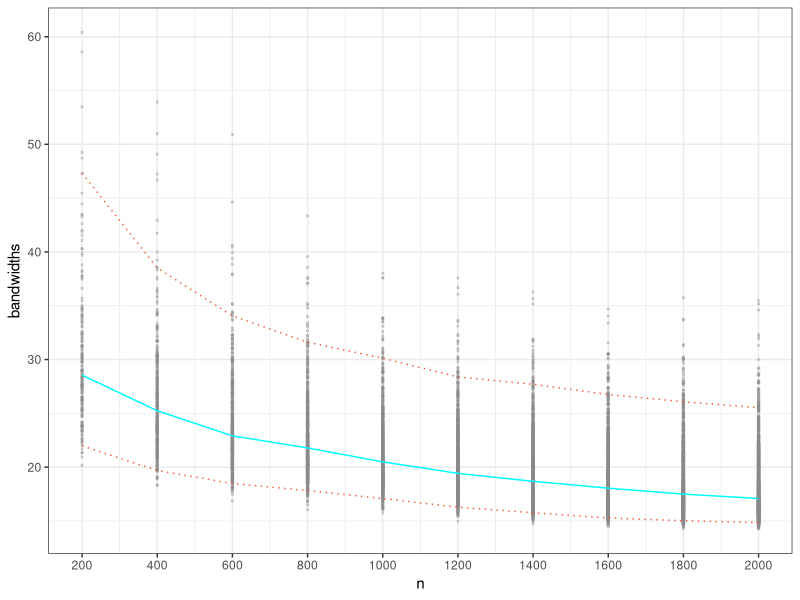

Recreate this plot in R.
## ---- chunk 1
knitr::opts_chunk$set(tidy.opts = list(width.cutoff = 65), tidy = TRUE)
## ---- chunk 2
# takes a n x 1 vector of data
# calculates silverman's rule of thumb for sigma
# https://github.com/statsmodels/statsmodels/blob/main/statsmodels/nonparametric/bandwidths.py
silverman <- function(x){

  # apply and return silverman's rule of thumb
  sigma <- (0.9 * min(sd(x), IQR(x) / 1.35) * length(x)^(-0.2))
  return(sigma)
}

# takes a point z, a vector of n means, and scalar sigma
# returns the density of z under the density of a mixture of Gaussians, each
# centered at mu with standard deviation sigma
phi0_k.z <- function(z, mu, sigma){

  # calculate and return the density of z
  return((1 / length(mu)) * sum(dnorm(z, mu, sigma)))
}

# vectorized version of phi0_k - takes a vector Z of length N, vector of n means
# and a scalar sigma
# Returns a vector of N densities
phi0_k <- function(Z, mu, sigma){
  return(sapply(Z, phi0_k.z, mu = mu, sigma = sigma))
}

# function that takes a data matrix X and returns a bandwidth for each of the 
# subjects (vector of length n)
get_bandwidths <- function(X){
  
  # get dimensions of X
  n <- nrow(X)
  p <- ncol(X)

  # find the component-wise density for each of the individuals 
  # also find silverman's rule of thumb for each of the columns of X 
  densities <- matrix(NA, n, p)
  sigma <- rep(NA, p)
  for (j in 1:p){
    
    # find the value of sigma corresponding to the j-th predictor
    sigma[j] <- silverman(X[ , j])
    
    # calculate the resulting densities
    densities[ , j] <- phi0_k(X[ , j], X[ , j], sigma[j])
  }
  
  # calculate the harmonic mean for the sigma^2
  H <- 1 / mean(1 / sigma)
  
  # calculate the square root of the row-wise product of the densities
  rowProds_sqrt <- rep(NA, n)
  for (l in 1:n){
    rowProds_sqrt[l] <- prod(sqrt(densities[l, ]))  
  }
  
  # return the final bandwidths
  return(H / rowProds_sqrt)
}

## ---- chunk 3
# generate some data and try it out
set.seed(1)
n <- 2000
p <- 5
limits <- matrix(1:p, p, 2) * matrix(c(-1, 1), p, 2, T)
X <- matrix(runif(n * p, limits[ , 1], limits[ , 2]), n , p, T)
summary(X)

# demo the functions:
library(ggplot2) 

# silverman rule of thumb for each column of X:
apply(X, 2, silverman)

# different n to try
(n_j <- seq(200, n, 200))

# matrices for storing quantiles and bandwidths
bandwidth.dist <- matrix(NA, 3, length(n_j))
colnames(bandwidth.dist) <- paste("n =", n_j)
rownames(bandwidth.dist) <- c("0.025", "0.5", "0.975")
bandwidths <- vector("list", length(n_j))

# plot the distribution of the bandwidths for varying p
bandwidth_dist_graph <- ggplot()

for (j in 1:length(n_j)){
  bandwidths[[j]] <- get_bandwidths(X[1:n_j[j], ])
  bandwidth.dist[ , j] <- quantile(bandwidths[[j]], c(0.025, 0.5, 0.975))
  bandwidth_dist_graph <- bandwidth_dist_graph + geom_point(data = cbind.data.frame(n = n_j[j], bandwidths = bandwidths[[j]]), aes(n, bandwidths), size = 0.5, color = "gray55", alpha = 0.3)
}  

bandwidth_dist_graph + theme_bw() + geom_line(data = data.frame(n = n_j, bandwidths = bandwidth.dist[1, ]), aes(n, bandwidths), color = "tomato2", linetype = "dotted") + geom_line(data = data.frame(n = n_j, bandwidths = bandwidth.dist[3, ]), aes(n, bandwidths), color = "tomato2", linetype = "dotted") + geom_line(data = data.frame(n = n_j, bandwidths = bandwidth.dist[2, ]), aes(n, bandwidths), color = "cyan") + scale_x_continuous(labels = n_j, breaks = n_j)

bandwidth.dist


